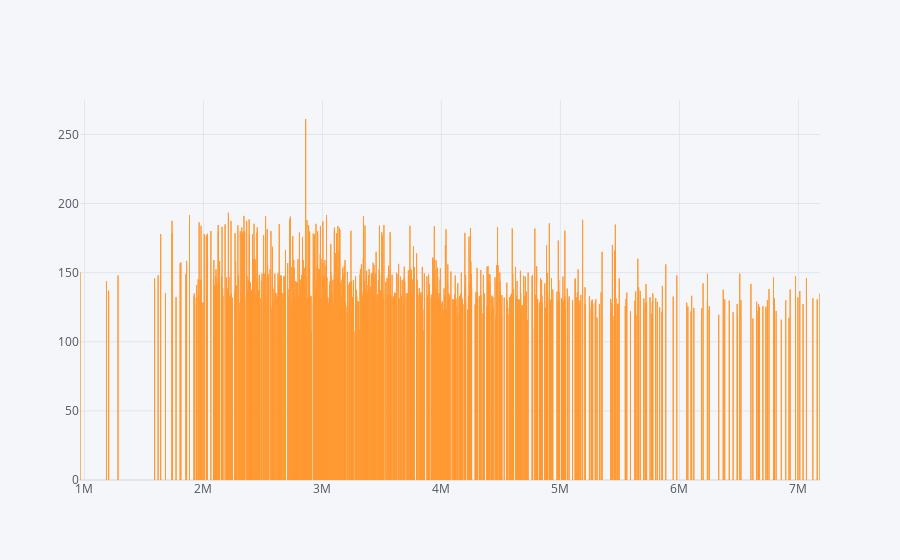

Notebook cell for this chart:
### Code cell
df.iplot(kind='bar', x=['volume'],y='high')

### Figure 1 — Plotly figure (JSON) as saved in the notebook; plotly's stock layout.template omitted (floating-point values rounded to 4 significant figures; data arrays with more than 128 entries replaced by an {"elided": "..."} marker saying what was removed)
{"data": [{"marker": {"color": "rgba(255, 153, 51, 0.6)", "line": {"color": "rgba(255, 153, 51, 1.0)", "width": 1}}, "name": "high", "orientation": "v", "text": "", "type": "bar", "x": {"elided": "881 int values"}, "y": {"elided": "881 float values"}}], "layout": {"legend": {"bgcolor": "#F5F6F9", "font": {"color": "#4D5663"}}, "paper_bgcolor": "#F5F6F9", "plot_bgcolor": "#F5F6F9", "title": {"font": {"color": "#4D5663"}}, "xaxis": {"gridcolor": "#E1E5ED", "showgrid": true, "tickfont": {"color": "#4D5663"}, "title": {"font": {"color": "#4D5663"}, "text": ""}, "zerolinecolor": "#E1E5ED"}, "yaxis": {"gridcolor": "#E1E5ED", "showgrid": true, "tickfont": {"color": "#4D5663"}, "title": {"font": {"color": "#4D5663"}, "text": ""}, "zerolinecolor": "#E1E5ED"}}}
